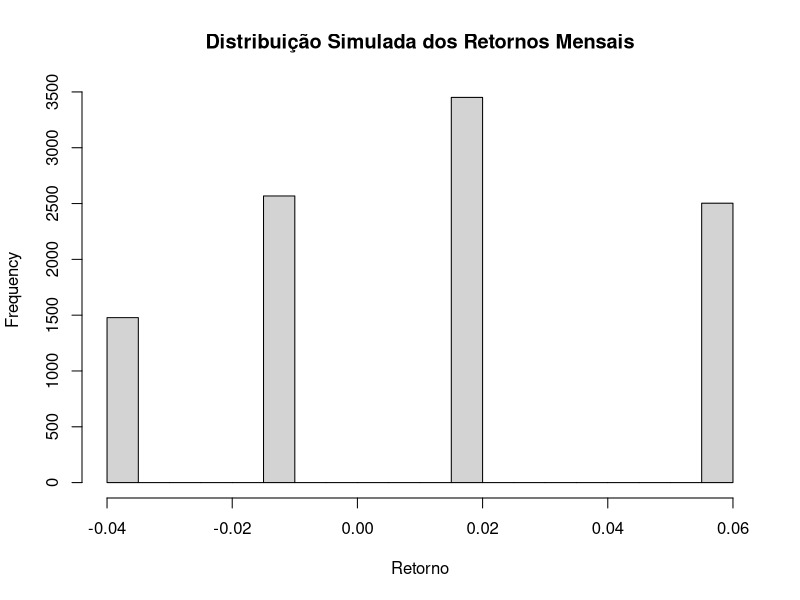

This figure's R source:
## ---- chunk 1

## 1

# Reprodutibilidade
set.seed(20260507)

# Retornos possíveis (em decimal)
retornos_possiveis <- c(0.06, 0.02, -0.01, -0.04)

# Probabilidades associadas
probabilidades <- c(0.25, 0.35, 0.25, 0.15)

## 2

# Simulação de 10.000 meses
retornos <- sample(
  retornos_possiveis,
  size = 10000,
  replace = TRUE,
  prob = probabilidades
)


## 3

valor_esperado <- mean(retornos)
variancia <- var(retornos)
desvio_padrao <- sd(retornos)
prob_retorno_negativo <- mean(retornos < 0)

cat(
  "Retornos possíveis:", paste(retornos_possiveis, collapse = ", "), "\n",
  "Probabilidades associadas:", paste(probabilidades, collapse = ", "), "\n",
  "Valor esperado do retorno mensal:", round(valor_esperado*100,2), "%\n",
  "Variância:", round(variancia,5), "\n",
  "Desvio-padrão:", round(desvio_padrao*100,2), "%\n",
  "Probabilidade de retorno negativo:", 
  round(prob_retorno_negativo*100,2), "%\n"
)

hist(
  retornos,
  main = "Distribuição Simulada dos Retornos Mensais",
  xlab = "Retorno",
  breaks = 30
)

## ---- chunk 2

set.seed(20260508)

# Lucros possíveis
lucros_possiveis <- c(900, 150, -3500)

# Probabilidades (ajuste conforme enunciado da lista)
probabilidades <- c(0.75, 0.20, 0.05)

lucros <- sample(
  lucros_possiveis,
  size = 20000,
  replace = TRUE,
  prob = probabilidades
)

valor_esperado <- mean(lucros)
desvio_padrao <- sd(lucros)
prob_prejuizo <- mean(lucros < 0)

cat(
  "Lucro médio por operação: R$", round(valor_esperado,2), "\n",
  "Desvio-padrão do lucro: R$", round(desvio_padrao,2), "\n",
  "Probabilidade de prejuízo:", round(prob_prejuizo*100,2), "%\n"
)

## ---- chunk 3

lucro_carteiras <- replicate(
  5000,
  sum(
    sample(
      lucros_possiveis,
      size = 80,
      replace = TRUE,
      prob = probabilidades
    )
  )
)

lucro_medio_carteira <- mean(lucro_carteiras)
desvio_carteira <- sd(lucro_carteiras)

comparacao_teorica <- 80 * valor_esperado

cat(
  "Lucro médio por carteira (simulado): R$", round(lucro_medio_carteira,2), "\n",
  "Desvio-padrão do lucro por carteira (simulado): R$", round(desvio_carteira,2), "\n",
  "Lucro médio por carteira (teórico): R$", round(comparacao_teorica,2), "\n"
)
